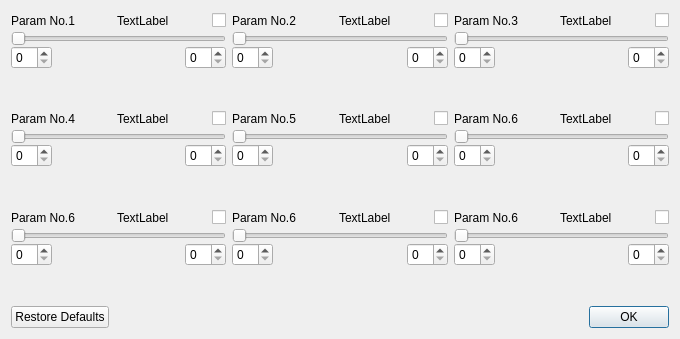
<?xml version="1.0" encoding="UTF-8"?>
<ui version="4.0">
 <class>Dialog9</class>
 <widget class="QDialog" name="Dialog9">
  <property name="geometry">
   <rect>
    <x>0</x>
    <y>0</y>
    <width>680</width>
    <height>339</height>
   </rect>
  </property>
  <property name="minimumSize">
   <size>
    <width>680</width>
    <height>339</height>
   </size>
  </property>
  <property name="maximumSize">
   <size>
    <width>680</width>
    <height>339</height>
   </size>
  </property>
  <property name="windowTitle">
   <string>Manual Fit</string>
  </property>
  <property name="modal">
   <bool>true</bool>
  </property>
  <layout class="QGridLayout" name="gridLayout_2">
   <property name="horizontalSpacing">
    <number>10</number>
   </property>
   <item row="0" column="0">
    <widget class="QFrame" name="controlFrame">
     <property name="frameShape">
      <enum>QFrame::NoFrame</enum>
     </property>
     <layout class="QGridLayout" name="gridLayout">
      <property name="margin">
       <number>0</number>
      </property>
      <item row="2" column="2">
       <layout class="QFormLayout" name="formLayout_9">
        <property name="verticalSpacing">
         <number>0</number>
        </property>
        <item row="2" column="0" colspan="2">
         <layout class="QHBoxLayout" name="horizontalLayout_18">
          <property name="spacing">
           <number>0</number>
          </property>
          <item>
           <widget class="QSpinBox" name="spb17">
            <property name="toolTip">
             <string>Max Value</string>
            </property>
           </widget>
          </item>
          <item>
           <spacer name="horizontalSpacer_35">
            <property name="orientation">
             <enum>Qt::Horizontal</enum>
            </property>
            <property name="sizeHint" stdset="0">
             <size>
              <width>40</width>
              <height>20</height>
             </size>
            </property>
           </spacer>
          </item>
          <item>
           <spacer name="horizontalSpacer_36">
            <property name="orientation">
             <enum>Qt::Horizontal</enum>
            </property>
            <property name="sizeHint" stdset="0">
             <size>
              <width>40</width>
              <height>20</height>
             </size>
            </property>
           </spacer>
          </item>
          <item>
           <widget class="QSpinBox" name="spb18">
            <property name="toolTip">
             <string>Min Value</string>
            </property>
           </widget>
          </item>
         </layout>
        </item>
        <item row="0" column="0" colspan="2">
         <layout class="QHBoxLayout" name="horizontalLayout_17">
          <property name="spacing">
           <number>16</number>
          </property>
          <item>
           <widget class="QLabel" name="lNm9">
            <property name="toolTip">
             <string>QUADRATIC OUTER</string>
            </property>
            <property name="text">
             <string>Param No.6</string>
            </property>
           </widget>
          </item>
          <item>
           <spacer name="horizontalSpacer_33">
            <property name="orientation">
             <enum>Qt::Horizontal</enum>
            </property>
            <property name="sizeHint" stdset="0">
             <size>
              <width>40</width>
              <height>20</height>
             </size>
            </property>
           </spacer>
          </item>
          <item>
           <widget class="QLabel" name="lDig9">
            <property name="text">
             <string>TextLabel</string>
            </property>
           </widget>
          </item>
          <item>
           <spacer name="horizontalSpacer_34">
            <property name="orientation">
             <enum>Qt::Horizontal</enum>
            </property>
            <property name="sizeHint" stdset="0">
             <size>
              <width>40</width>
              <height>20</height>
             </size>
            </property>
           </spacer>
          </item>
          <item>
           <widget class="QCheckBox" name="chb9">
            <property name="toolTip">
             <string>CHECKED FIXES THE PARAMETER
UNCHECKED MAKES THE PARAMETER FREE.</string>
            </property>
            <property name="text">
             <string/>
            </property>
           </widget>
          </item>
         </layout>
        </item>
        <item row="1" column="0" colspan="2">
         <widget class="QSlider" name="sld9">
          <property name="toolTip">
           <string>QUADRATIC OUTER</string>
          </property>
          <property name="orientation">
           <enum>Qt::Horizontal</enum>
          </property>
         </widget>
        </item>
       </layout>
      </item>
      <item row="2" column="0">
       <layout class="QFormLayout" name="formLayout_7">
        <property name="verticalSpacing">
         <number>0</number>
        </property>
        <item row="2" column="0" colspan="2">
         <layout class="QHBoxLayout" name="horizontalLayout_14">
          <property name="spacing">
           <number>0</number>
          </property>
          <item>
           <widget class="QSpinBox" name="spb13">
            <property name="toolTip">
             <string>Max Value</string>
            </property>
           </widget>
          </item>
          <item>
           <spacer name="horizontalSpacer_27">
            <property name="orientation">
             <enum>Qt::Horizontal</enum>
            </property>
            <property name="sizeHint" stdset="0">
             <size>
              <width>40</width>
              <height>20</height>
             </size>
            </property>
           </spacer>
          </item>
          <item>
           <spacer name="horizontalSpacer_28">
            <property name="orientation">
             <enum>Qt::Horizontal</enum>
            </property>
            <property name="sizeHint" stdset="0">
             <size>
              <width>40</width>
              <height>20</height>
             </size>
            </property>
           </spacer>
          </item>
          <item>
           <widget class="QSpinBox" name="spb14">
            <property name="toolTip">
             <string>Min Value</string>
            </property>
           </widget>
          </item>
         </layout>
        </item>
        <item row="0" column="0" colspan="2">
         <layout class="QHBoxLayout" name="horizontalLayout_13">
          <property name="spacing">
           <number>16</number>
          </property>
          <item>
           <widget class="QLabel" name="lNm7">
            <property name="toolTip">
             <string>CUBIC OR QUARTIC (IF ZERO DER) INNER</string>
            </property>
            <property name="text">
             <string>Param No.6</string>
            </property>
           </widget>
          </item>
          <item>
           <spacer name="horizontalSpacer_25">
            <property name="orientation">
             <enum>Qt::Horizontal</enum>
            </property>
            <property name="sizeHint" stdset="0">
             <size>
              <width>40</width>
              <height>20</height>
             </size>
            </property>
           </spacer>
          </item>
          <item>
           <widget class="QLabel" name="lDig7">
            <property name="text">
             <string>TextLabel</string>
            </property>
           </widget>
          </item>
          <item>
           <spacer name="horizontalSpacer_26">
            <property name="orientation">
             <enum>Qt::Horizontal</enum>
            </property>
            <property name="sizeHint" stdset="0">
             <size>
              <width>40</width>
              <height>20</height>
             </size>
            </property>
           </spacer>
          </item>
          <item>
           <widget class="QCheckBox" name="chb7">
            <property name="toolTip">
             <string>CHECKED FIXES THE PARAMETER
UNCHECKED MAKES THE PARAMETER FREE.</string>
            </property>
            <property name="text">
             <string/>
            </property>
           </widget>
          </item>
         </layout>
        </item>
        <item row="1" column="0" colspan="2">
         <widget class="QSlider" name="sld7">
          <property name="toolTip">
           <string>CUBIC OR QUARTIC (IF ZERO DER) INNER</string>
          </property>
          <property name="orientation">
           <enum>Qt::Horizontal</enum>
          </property>
         </widget>
        </item>
       </layout>
      </item>
      <item row="2" column="1">
       <layout class="QFormLayout" name="formLayout_8">
        <property name="verticalSpacing">
         <number>0</number>
        </property>
        <item row="2" column="0" colspan="2">
         <layout class="QHBoxLayout" name="horizontalLayout_16">
          <property name="spacing">
           <number>0</number>
          </property>
          <item>
           <widget class="QSpinBox" name="spb15">
            <property name="toolTip">
             <string>Max Value</string>
            </property>
           </widget>
          </item>
          <item>
           <spacer name="horizontalSpacer_31">
            <property name="orientation">
             <enum>Qt::Horizontal</enum>
            </property>
            <property name="sizeHint" stdset="0">
             <size>
              <width>40</width>
              <height>20</height>
             </size>
            </property>
           </spacer>
          </item>
          <item>
           <spacer name="horizontalSpacer_32">
            <property name="orientation">
             <enum>Qt::Horizontal</enum>
            </property>
            <property name="sizeHint" stdset="0">
             <size>
              <width>40</width>
              <height>20</height>
             </size>
            </property>
           </spacer>
          </item>
          <item>
           <widget class="QSpinBox" name="spb16">
            <property name="toolTip">
             <string>Min Value</string>
            </property>
           </widget>
          </item>
         </layout>
        </item>
        <item row="0" column="0" colspan="2">
         <layout class="QHBoxLayout" name="horizontalLayout_15">
          <property name="spacing">
           <number>16</number>
          </property>
          <item>
           <widget class="QLabel" name="lNm8">
            <property name="toolTip">
             <string>SLOPE OUTER</string>
            </property>
            <property name="text">
             <string>Param No.6</string>
            </property>
           </widget>
          </item>
          <item>
           <spacer name="horizontalSpacer_29">
            <property name="orientation">
             <enum>Qt::Horizontal</enum>
            </property>
            <property name="sizeHint" stdset="0">
             <size>
              <width>40</width>
              <height>20</height>
             </size>
            </property>
           </spacer>
          </item>
          <item>
           <widget class="QLabel" name="lDig8">
            <property name="text">
             <string>TextLabel</string>
            </property>
           </widget>
          </item>
          <item>
           <spacer name="horizontalSpacer_30">
            <property name="orientation">
             <enum>Qt::Horizontal</enum>
            </property>
            <property name="sizeHint" stdset="0">
             <size>
              <width>40</width>
              <height>20</height>
             </size>
            </property>
           </spacer>
          </item>
          <item>
           <widget class="QCheckBox" name="chb8">
            <property name="toolTip">
             <string>CHECKED FIXES THE PARAMETER
UNCHECKED MAKES THE PARAMETER FREE.</string>
            </property>
            <property name="text">
             <string/>
            </property>
           </widget>
          </item>
         </layout>
        </item>
        <item row="1" column="0" colspan="2">
         <widget class="QSlider" name="sld8">
          <property name="toolTip">
           <string>SLOPE OUTER</string>
          </property>
          <property name="orientation">
           <enum>Qt::Horizontal</enum>
          </property>
         </widget>
        </item>
       </layout>
      </item>
      <item row="0" column="0">
       <layout class="QFormLayout" name="formLayout_1">
        <property name="fieldGrowthPolicy">
         <enum>QFormLayout::AllNonFixedFieldsGrow</enum>
        </property>
        <property name="verticalSpacing">
         <number>0</number>
        </property>
        <item row="0" column="0" colspan="2">
         <layout class="QHBoxLayout" name="horizontalLayout_1">
          <property name="spacing">
           <number>16</number>
          </property>
          <item>
           <widget class="QLabel" name="lNm1">
            <property name="toolTip">
             <string>SYMMETRY POINT</string>
            </property>
            <property name="text">
             <string>Param No.1</string>
            </property>
           </widget>
          </item>
          <item>
           <spacer name="horizontalSpacer_1">
            <property name="orientation">
             <enum>Qt::Horizontal</enum>
            </property>
            <property name="sizeHint" stdset="0">
             <size>
              <width>40</width>
              <height>20</height>
             </size>
            </property>
           </spacer>
          </item>
          <item>
           <widget class="QLabel" name="lDig1">
            <property name="text">
             <string>TextLabel</string>
            </property>
           </widget>
          </item>
          <item>
           <spacer name="horizontalSpacer_2">
            <property name="orientation">
             <enum>Qt::Horizontal</enum>
            </property>
            <property name="sizeHint" stdset="0">
             <size>
              <width>40</width>
              <height>20</height>
             </size>
            </property>
           </spacer>
          </item>
          <item>
           <widget class="QCheckBox" name="chb1">
            <property name="toolTip">
             <string>CHECKED FIXES THE PARAMETER
UNCHECKED MAKES THE PARAMETER FREE.</string>
            </property>
            <property name="text">
             <string/>
            </property>
           </widget>
          </item>
         </layout>
        </item>
        <item row="1" column="0" colspan="2">
         <widget class="QSlider" name="sld1">
          <property name="toolTip">
           <string>SYMMETRY POINT</string>
          </property>
          <property name="orientation">
           <enum>Qt::Horizontal</enum>
          </property>
         </widget>
        </item>
        <item row="2" column="0" colspan="2">
         <layout class="QHBoxLayout" name="horizontalLayout_2">
          <property name="spacing">
           <number>0</number>
          </property>
          <item>
           <widget class="QSpinBox" name="spb1">
            <property name="toolTip">
             <string>Max Value</string>
            </property>
           </widget>
          </item>
          <item>
           <spacer name="horizontalSpacer_3">
            <property name="orientation">
             <enum>Qt::Horizontal</enum>
            </property>
            <property name="sizeHint" stdset="0">
             <size>
              <width>40</width>
              <height>20</height>
             </size>
            </property>
           </spacer>
          </item>
          <item>
           <spacer name="horizontalSpacer_4">
            <property name="orientation">
             <enum>Qt::Horizontal</enum>
            </property>
            <property name="sizeHint" stdset="0">
             <size>
              <width>40</width>
              <height>20</height>
             </size>
            </property>
           </spacer>
          </item>
          <item>
           <widget class="QSpinBox" name="spb2">
            <property name="toolTip">
             <string>Min Value</string>
            </property>
           </widget>
          </item>
         </layout>
        </item>
       </layout>
      </item>
      <item row="1" column="2">
       <layout class="QFormLayout" name="formLayout_6">
        <property name="verticalSpacing">
         <number>0</number>
        </property>
        <item row="2" column="0" colspan="2">
         <layout class="QHBoxLayout" name="horizontalLayout_12">
          <property name="spacing">
           <number>0</number>
          </property>
          <item>
           <widget class="QSpinBox" name="spb11">
            <property name="toolTip">
             <string>Max Value</string>
            </property>
           </widget>
          </item>
          <item>
           <spacer name="horizontalSpacer_23">
            <property name="orientation">
             <enum>Qt::Horizontal</enum>
            </property>
            <property name="sizeHint" stdset="0">
             <size>
              <width>40</width>
              <height>20</height>
             </size>
            </property>
           </spacer>
          </item>
          <item>
           <spacer name="horizontalSpacer_24">
            <property name="orientation">
             <enum>Qt::Horizontal</enum>
            </property>
            <property name="sizeHint" stdset="0">
             <size>
              <width>40</width>
              <height>20</height>
             </size>
            </property>
           </spacer>
          </item>
          <item>
           <widget class="QSpinBox" name="spb12">
            <property name="toolTip">
             <string>Min Value</string>
            </property>
           </widget>
          </item>
         </layout>
        </item>
        <item row="0" column="0" colspan="2">
         <layout class="QHBoxLayout" name="horizontalLayout_11">
          <property name="spacing">
           <number>16</number>
          </property>
          <item>
           <widget class="QLabel" name="lNm6">
            <property name="toolTip">
             <string>QUADRADIC OR CUBIC (IF ZERO DER) INNER</string>
            </property>
            <property name="text">
             <string>Param No.6</string>
            </property>
           </widget>
          </item>
          <item>
           <spacer name="horizontalSpacer_21">
            <property name="orientation">
             <enum>Qt::Horizontal</enum>
            </property>
            <property name="sizeHint" stdset="0">
             <size>
              <width>40</width>
              <height>20</height>
             </size>
            </property>
           </spacer>
          </item>
          <item>
           <widget class="QLabel" name="lDig6">
            <property name="text">
             <string>TextLabel</string>
            </property>
           </widget>
          </item>
          <item>
           <spacer name="horizontalSpacer_22">
            <property name="orientation">
             <enum>Qt::Horizontal</enum>
            </property>
            <property name="sizeHint" stdset="0">
             <size>
              <width>40</width>
              <height>20</height>
             </size>
            </property>
           </spacer>
          </item>
          <item>
           <widget class="QCheckBox" name="chb6">
            <property name="toolTip">
             <string>CHECKED FIXES THE PARAMETER
UNCHECKED MAKES THE PARAMETER FREE.</string>
            </property>
            <property name="text">
             <string/>
            </property>
           </widget>
          </item>
         </layout>
        </item>
        <item row="1" column="0" colspan="2">
         <widget class="QSlider" name="sld6">
          <property name="toolTip">
           <string>QUADRADIC OR CUBIC (IF ZERO DER) INNER</string>
          </property>
          <property name="orientation">
           <enum>Qt::Horizontal</enum>
          </property>
         </widget>
        </item>
       </layout>
      </item>
      <item row="0" column="1">
       <layout class="QFormLayout" name="formLayout_2">
        <property name="verticalSpacing">
         <number>0</number>
        </property>
        <item row="2" column="0" colspan="2">
         <layout class="QHBoxLayout" name="horizontalLayout_4">
          <property name="spacing">
           <number>0</number>
          </property>
          <item>
           <widget class="QSpinBox" name="spb3">
            <property name="toolTip">
             <string>Max Value</string>
            </property>
           </widget>
          </item>
          <item>
           <spacer name="horizontalSpacer_7">
            <property name="orientation">
             <enum>Qt::Horizontal</enum>
            </property>
            <property name="sizeHint" stdset="0">
             <size>
              <width>40</width>
              <height>20</height>
             </size>
            </property>
           </spacer>
          </item>
          <item>
           <spacer name="horizontalSpacer_8">
            <property name="orientation">
             <enum>Qt::Horizontal</enum>
            </property>
            <property name="sizeHint" stdset="0">
             <size>
              <width>40</width>
              <height>20</height>
             </size>
            </property>
           </spacer>
          </item>
          <item>
           <widget class="QSpinBox" name="spb4">
            <property name="toolTip">
             <string>Min Value</string>
            </property>
           </widget>
          </item>
         </layout>
        </item>
        <item row="0" column="0" colspan="2">
         <layout class="QHBoxLayout" name="horizontalLayout_3">
          <property name="spacing">
           <number>16</number>
          </property>
          <item>
           <widget class="QLabel" name="lNm2">
            <property name="toolTip">
             <string>FULL WIDTH</string>
            </property>
            <property name="text">
             <string>Param No.2</string>
            </property>
           </widget>
          </item>
          <item>
           <spacer name="horizontalSpacer_5">
            <property name="orientation">
             <enum>Qt::Horizontal</enum>
            </property>
            <property name="sizeHint" stdset="0">
             <size>
              <width>40</width>
              <height>20</height>
             </size>
            </property>
           </spacer>
          </item>
          <item>
           <widget class="QLabel" name="lDig2">
            <property name="text">
             <string>TextLabel</string>
            </property>
           </widget>
          </item>
          <item>
           <spacer name="horizontalSpacer_6">
            <property name="orientation">
             <enum>Qt::Horizontal</enum>
            </property>
            <property name="sizeHint" stdset="0">
             <size>
              <width>40</width>
              <height>20</height>
             </size>
            </property>
           </spacer>
          </item>
          <item>
           <widget class="QCheckBox" name="chb2">
            <property name="toolTip">
             <string>CHECKED FIXES THE PARAMETER
UNCHECKED MAKES THE PARAMETER FREE.</string>
            </property>
            <property name="text">
             <string/>
            </property>
           </widget>
          </item>
         </layout>
        </item>
        <item row="1" column="0" colspan="2">
         <widget class="QSlider" name="sld2">
          <property name="toolTip">
           <string>FULL WIDTH</string>
          </property>
          <property name="orientation">
           <enum>Qt::Horizontal</enum>
          </property>
         </widget>
        </item>
       </layout>
      </item>
      <item row="1" column="0">
       <layout class="QFormLayout" name="formLayout_4">
        <property name="verticalSpacing">
         <number>0</number>
        </property>
        <item row="2" column="0" colspan="2">
         <layout class="QHBoxLayout" name="horizontalLayout_8">
          <property name="spacing">
           <number>0</number>
          </property>
          <item>
           <widget class="QSpinBox" name="spb7">
            <property name="toolTip">
             <string>Max Value</string>
            </property>
           </widget>
          </item>
          <item>
           <spacer name="horizontalSpacer_15">
            <property name="orientation">
             <enum>Qt::Horizontal</enum>
            </property>
            <property name="sizeHint" stdset="0">
             <size>
              <width>40</width>
              <height>20</height>
             </size>
            </property>
           </spacer>
          </item>
          <item>
           <spacer name="horizontalSpacer_16">
            <property name="orientation">
             <enum>Qt::Horizontal</enum>
            </property>
            <property name="sizeHint" stdset="0">
             <size>
              <width>40</width>
              <height>20</height>
             </size>
            </property>
           </spacer>
          </item>
          <item>
           <widget class="QSpinBox" name="spb8">
            <property name="toolTip">
             <string>Min Value</string>
            </property>
           </widget>
          </item>
         </layout>
        </item>
        <item row="0" column="0" colspan="2">
         <layout class="QHBoxLayout" name="horizontalLayout_7">
          <property name="spacing">
           <number>16</number>
          </property>
          <item>
           <widget class="QLabel" name="lNm4">
            <property name="toolTip">
             <string>OFFSET</string>
            </property>
            <property name="text">
             <string>Param No.4</string>
            </property>
           </widget>
          </item>
          <item>
           <spacer name="horizontalSpacer_13">
            <property name="orientation">
             <enum>Qt::Horizontal</enum>
            </property>
            <property name="sizeHint" stdset="0">
             <size>
              <width>40</width>
              <height>20</height>
             </size>
            </property>
           </spacer>
          </item>
          <item>
           <widget class="QLabel" name="lDig4">
            <property name="text">
             <string>TextLabel</string>
            </property>
           </widget>
          </item>
          <item>
           <spacer name="horizontalSpacer_14">
            <property name="orientation">
             <enum>Qt::Horizontal</enum>
            </property>
            <property name="sizeHint" stdset="0">
             <size>
              <width>40</width>
              <height>20</height>
             </size>
            </property>
           </spacer>
          </item>
          <item>
           <widget class="QCheckBox" name="chb4">
            <property name="toolTip">
             <string>CHECKED FIXES THE PARAMETER
UNCHECKED MAKES THE PARAMETER FREE.</string>
            </property>
            <property name="text">
             <string/>
            </property>
           </widget>
          </item>
         </layout>
        </item>
        <item row="1" column="0" colspan="2">
         <widget class="QSlider" name="sld4">
          <property name="toolTip">
           <string>OFFSET</string>
          </property>
          <property name="orientation">
           <enum>Qt::Horizontal</enum>
          </property>
         </widget>
        </item>
       </layout>
      </item>
      <item row="0" column="2">
       <layout class="QFormLayout" name="formLayout_3">
        <property name="verticalSpacing">
         <number>0</number>
        </property>
        <item row="2" column="0" colspan="2">
         <layout class="QHBoxLayout" name="horizontalLayout_6">
          <property name="spacing">
           <number>0</number>
          </property>
          <item>
           <widget class="QSpinBox" name="spb5">
            <property name="toolTip">
             <string>Max Value</string>
            </property>
           </widget>
          </item>
          <item>
           <spacer name="horizontalSpacer_11">
            <property name="orientation">
             <enum>Qt::Horizontal</enum>
            </property>
            <property name="sizeHint" stdset="0">
             <size>
              <width>40</width>
              <height>20</height>
             </size>
            </property>
           </spacer>
          </item>
          <item>
           <spacer name="horizontalSpacer_12">
            <property name="orientation">
             <enum>Qt::Horizontal</enum>
            </property>
            <property name="sizeHint" stdset="0">
             <size>
              <width>40</width>
              <height>20</height>
             </size>
            </property>
           </spacer>
          </item>
          <item>
           <widget class="QSpinBox" name="spb6">
            <property name="toolTip">
             <string>Min Value</string>
            </property>
           </widget>
          </item>
         </layout>
        </item>
        <item row="0" column="0" colspan="2">
         <layout class="QHBoxLayout" name="horizontalLayout_5">
          <property name="spacing">
           <number>16</number>
          </property>
          <item>
           <widget class="QLabel" name="lNm3">
            <property name="toolTip">
             <string>HEIGHT</string>
            </property>
            <property name="text">
             <string>Param No.3</string>
            </property>
           </widget>
          </item>
          <item>
           <spacer name="horizontalSpacer_9">
            <property name="orientation">
             <enum>Qt::Horizontal</enum>
            </property>
            <property name="sizeHint" stdset="0">
             <size>
              <width>40</width>
              <height>20</height>
             </size>
            </property>
           </spacer>
          </item>
          <item>
           <widget class="QLabel" name="lDig3">
            <property name="text">
             <string>TextLabel</string>
            </property>
           </widget>
          </item>
          <item>
           <spacer name="horizontalSpacer_10">
            <property name="orientation">
             <enum>Qt::Horizontal</enum>
            </property>
            <property name="sizeHint" stdset="0">
             <size>
              <width>40</width>
              <height>20</height>
             </size>
            </property>
           </spacer>
          </item>
          <item>
           <widget class="QCheckBox" name="chb3">
            <property name="toolTip">
             <string>CHECKED FIXES THE PARAMETER
UNCHECKED MAKES THE PARAMETER FREE.</string>
            </property>
            <property name="text">
             <string/>
            </property>
           </widget>
          </item>
         </layout>
        </item>
        <item row="1" column="0" colspan="2">
         <widget class="QSlider" name="sld3">
          <property name="toolTip">
           <string>HEIGHT</string>
          </property>
          <property name="orientation">
           <enum>Qt::Horizontal</enum>
          </property>
         </widget>
        </item>
       </layout>
      </item>
      <item row="1" column="1">
       <layout class="QFormLayout" name="formLayout_5">
        <property name="verticalSpacing">
         <number>0</number>
        </property>
        <item row="2" column="0" colspan="2">
         <layout class="QHBoxLayout" name="horizontalLayout_10">
          <property name="spacing">
           <number>0</number>
          </property>
          <item>
           <widget class="QSpinBox" name="spb9">
            <property name="toolTip">
             <string>Max Value</string>
            </property>
           </widget>
          </item>
          <item>
           <spacer name="horizontalSpacer_19">
            <property name="orientation">
             <enum>Qt::Horizontal</enum>
            </property>
            <property name="sizeHint" stdset="0">
             <size>
              <width>40</width>
              <height>20</height>
             </size>
            </property>
           </spacer>
          </item>
          <item>
           <spacer name="horizontalSpacer_20">
            <property name="orientation">
             <enum>Qt::Horizontal</enum>
            </property>
            <property name="sizeHint" stdset="0">
             <size>
              <width>40</width>
              <height>20</height>
             </size>
            </property>
           </spacer>
          </item>
          <item>
           <widget class="QSpinBox" name="spb10">
            <property name="toolTip">
             <string>Min Value</string>
            </property>
           </widget>
          </item>
         </layout>
        </item>
        <item row="0" column="0" colspan="2">
         <layout class="QHBoxLayout" name="horizontalLayout_9">
          <property name="spacing">
           <number>16</number>
          </property>
          <item>
           <widget class="QLabel" name="lNm5">
            <property name="toolTip">
             <string>SLOPE OR QUADRATIC (IF ZERO DER) INNER</string>
            </property>
            <property name="text">
             <string>Param No.5</string>
            </property>
           </widget>
          </item>
          <item>
           <spacer name="horizontalSpacer_17">
            <property name="orientation">
             <enum>Qt::Horizontal</enum>
            </property>
            <property name="sizeHint" stdset="0">
             <size>
              <width>40</width>
              <height>20</height>
             </size>
            </property>
           </spacer>
          </item>
          <item>
           <widget class="QLabel" name="lDig5">
            <property name="text">
             <string>TextLabel</string>
            </property>
           </widget>
          </item>
          <item>
           <spacer name="horizontalSpacer_18">
            <property name="orientation">
             <enum>Qt::Horizontal</enum>
            </property>
            <property name="sizeHint" stdset="0">
             <size>
              <width>40</width>
              <height>20</height>
             </size>
            </property>
           </spacer>
          </item>
          <item>
           <widget class="QCheckBox" name="chb5">
            <property name="toolTip">
             <string>CHECKED FIXES THE PARAMETER
UNCHECKED MAKES THE PARAMETER FREE.</string>
            </property>
            <property name="text">
             <string/>
            </property>
           </widget>
          </item>
         </layout>
        </item>
        <item row="1" column="0" colspan="2">
         <widget class="QSlider" name="sld5">
          <property name="toolTip">
           <string>SLOPE OR QUADRATIC (IF ZERO DER) INNER</string>
          </property>
          <property name="orientation">
           <enum>Qt::Horizontal</enum>
          </property>
         </widget>
        </item>
       </layout>
      </item>
     </layout>
    </widget>
   </item>
   <item row="1" column="0">
    <widget class="QDialogButtonBox" name="buttonBox">
     <property name="orientation">
      <enum>Qt::Horizontal</enum>
     </property>
     <property name="standardButtons">
      <set>QDialogButtonBox::Ok|QDialogButtonBox::RestoreDefaults</set>
     </property>
    </widget>
   </item>
  </layout>
 </widget>
 <tabstops>
  <tabstop>buttonBox</tabstop>
  <tabstop>sld1</tabstop>
  <tabstop>spb1</tabstop>
  <tabstop>spb2</tabstop>
  <tabstop>sld2</tabstop>
  <tabstop>spb3</tabstop>
  <tabstop>spb4</tabstop>
  <tabstop>sld3</tabstop>
  <tabstop>spb5</tabstop>
  <tabstop>spb6</tabstop>
  <tabstop>sld4</tabstop>
  <tabstop>spb7</tabstop>
  <tabstop>spb8</tabstop>
  <tabstop>sld5</tabstop>
  <tabstop>spb9</tabstop>
  <tabstop>spb10</tabstop>
  <tabstop>sld6</tabstop>
  <tabstop>spb11</tabstop>
  <tabstop>spb12</tabstop>
  <tabstop>sld7</tabstop>
  <tabstop>spb13</tabstop>
  <tabstop>spb14</tabstop>
  <tabstop>sld8</tabstop>
  <tabstop>spb15</tabstop>
  <tabstop>spb16</tabstop>
  <tabstop>chb8</tabstop>
  <tabstop>spb17</tabstop>
  <tabstop>spb18</tabstop>
  <tabstop>chb1</tabstop>
  <tabstop>chb2</tabstop>
  <tabstop>chb3</tabstop>
  <tabstop>chb4</tabstop>
  <tabstop>chb5</tabstop>
  <tabstop>chb6</tabstop>
  <tabstop>chb7</tabstop>
  <tabstop>sld9</tabstop>
  <tabstop>chb9</tabstop>
 </tabstops>
 <resources/>
 <connections>
  <connection>
   <sender>buttonBox</sender>
   <signal>accepted()</signal>
   <receiver>Dialog9</receiver>
   <slot>accept()</slot>
   <hints>
    <hint type="sourcelabel">
     <x>236</x>
     <y>329</y>
    </hint>
    <hint type="destinationlabel">
     <x>157</x>
     <y>274</y>
    </hint>
   </hints>
  </connection>
  <connection>
   <sender>buttonBox</sender>
   <signal>rejected()</signal>
   <receiver>Dialog9</receiver>
   <slot>reject()</slot>
   <hints>
    <hint type="sourcelabel">
     <x>304</x>
     <y>329</y>
    </hint>
    <hint type="destinationlabel">
     <x>286</x>
     <y>274</y>
    </hint>
   </hints>
  </connection>
  <connection>
   <sender>sld1</sender>
   <signal>valueChanged(int)</signal>
   <receiver>lDig1</receiver>
   <slot>setNum(int)</slot>
   <hints>
    <hint type="sourcelabel">
     <x>110</x>
     <y>118</y>
    </hint>
    <hint type="destinationlabel">
     <x>167</x>
     <y>105</y>
    </hint>
   </hints>
  </connection>
  <connection>
   <sender>sld2</sender>
   <signal>valueChanged(int)</signal>
   <receiver>lDig2</receiver>
   <slot>setNum(int)</slot>
   <hints>
    <hint type="sourcelabel">
     <x>328</x>
     <y>122</y>
    </hint>
    <hint type="destinationlabel">
     <x>344</x>
     <y>105</y>
    </hint>
   </hints>
  </connection>
  <connection>
   <sender>sld3</sender>
   <signal>valueChanged(int)</signal>
   <receiver>lDig3</receiver>
   <slot>setNum(int)</slot>
   <hints>
    <hint type="sourcelabel">
     <x>539</x>
     <y>116</y>
    </hint>
    <hint type="destinationlabel">
     <x>571</x>
     <y>105</y>
    </hint>
   </hints>
  </connection>
  <connection>
   <sender>sld4</sender>
   <signal>valueChanged(int)</signal>
   <receiver>lDig4</receiver>
   <slot>setNum(int)</slot>
   <hints>
    <hint type="sourcelabel">
     <x>91</x>
     <y>196</y>
    </hint>
    <hint type="destinationlabel">
     <x>167</x>
     <y>179</y>
    </hint>
   </hints>
  </connection>
  <connection>
   <sender>sld5</sender>
   <signal>valueChanged(int)</signal>
   <receiver>lDig5</receiver>
   <slot>setNum(int)</slot>
   <hints>
    <hint type="sourcelabel">
     <x>316</x>
     <y>193</y>
    </hint>
    <hint type="destinationlabel">
     <x>349</x>
     <y>178</y>
    </hint>
   </hints>
  </connection>
  <connection>
   <sender>sld6</sender>
   <signal>valueChanged(int)</signal>
   <receiver>lDig6</receiver>
   <slot>setNum(int)</slot>
   <hints>
    <hint type="sourcelabel">
     <x>532</x>
     <y>193</y>
    </hint>
    <hint type="destinationlabel">
     <x>569</x>
     <y>179</y>
    </hint>
   </hints>
  </connection>
  <connection>
   <sender>sld7</sender>
   <signal>valueChanged(int)</signal>
   <receiver>lDig7</receiver>
   <slot>setNum(int)</slot>
   <hints>
    <hint type="sourcelabel">
     <x>99</x>
     <y>270</y>
    </hint>
    <hint type="destinationlabel">
     <x>145</x>
     <y>253</y>
    </hint>
   </hints>
  </connection>
  <connection>
   <sender>sld8</sender>
   <signal>valueChanged(int)</signal>
   <receiver>lDig8</receiver>
   <slot>setNum(int)</slot>
   <hints>
    <hint type="sourcelabel">
     <x>327</x>
     <y>268</y>
    </hint>
    <hint type="destinationlabel">
     <x>355</x>
     <y>252</y>
    </hint>
   </hints>
  </connection>
  <connection>
   <sender>sld9</sender>
   <signal>valueChanged(int)</signal>
   <receiver>lDig9</receiver>
   <slot>setNum(int)</slot>
   <hints>
    <hint type="sourcelabel">
     <x>542</x>
     <y>272</y>
    </hint>
    <hint type="destinationlabel">
     <x>612</x>
     <y>254</y>
    </hint>
   </hints>
  </connection>
 </connections>
</ui>
